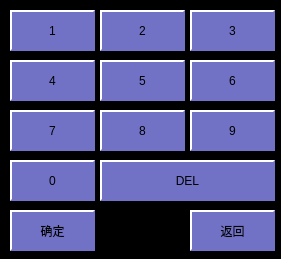
<?xml version="1.0" encoding="UTF-8"?>
<ui version="4.0">
 <class>KeyboardVerticality</class>
 <widget class="QWidget" name="KeyboardVerticality">
  <property name="geometry">
   <rect>
    <x>0</x>
    <y>0</y>
    <width>281</width>
    <height>259</height>
   </rect>
  </property>
  <property name="windowTitle">
   <string>Form</string>
  </property>
  <property name="styleSheet">
   <string notr="true">QLabel
{
	color: white;
	border: 2px groove, gray;
    border-color: gray;
	font: 18px, &quot;微软雅黑&quot;;
}

QWidget
{
	background-color: black;
}

QPushButton
{
	font: 18px, &quot;微软雅黑&quot;;
    color: black;
	background-color: rgb(113, 113, 198);
	border:2px solid white; 
    border-right-color: rgb(113, 113, 198); 
    border-bottom-color: rgb(113, 113, 198);
}

QPushButton:disabled
{
	font: 18px, &quot;微软雅黑&quot;;
    color: white;
	background-color: rgb(113, 113, 198);
	border:2px solid white; 
    border-right-color: rgb(113, 113, 198); 
    border-bottom-color: rgb(113, 113, 198);
}

QPushButton:pressed
{
	font: 18px, &quot;微软雅黑&quot;;
    color: white;
	background-color: rgb(0, 0, 255); 
	border:2px solid white; 
	border-left-color: qlineargradient(x1: 0, y1: 0, x2: 1, y2: 0, 
                        stop: 0 gray, stop: 1 black); 			border-top-color: qlineargradient(x1: 0, y1: 0, x2: 0, 										y2: 1, stop: 0 gray, stop: 1 black);
  border-right-color: white; border-bottom-color: white;
}</string>
  </property>
  <widget class="QPushButton" name="btn6">
   <property name="geometry">
    <rect>
     <x>190</x>
     <y>60</y>
     <width>85</width>
     <height>41</height>
    </rect>
   </property>
   <property name="styleSheet">
    <string notr="true"/>
   </property>
   <property name="text">
    <string>6</string>
   </property>
  </widget>
  <widget class="QPushButton" name="btn9">
   <property name="geometry">
    <rect>
     <x>190</x>
     <y>110</y>
     <width>85</width>
     <height>41</height>
    </rect>
   </property>
   <property name="styleSheet">
    <string notr="true"/>
   </property>
   <property name="text">
    <string>9</string>
   </property>
  </widget>
  <widget class="QPushButton" name="btn4">
   <property name="geometry">
    <rect>
     <x>10</x>
     <y>60</y>
     <width>85</width>
     <height>41</height>
    </rect>
   </property>
   <property name="styleSheet">
    <string notr="true"/>
   </property>
   <property name="text">
    <string>4</string>
   </property>
  </widget>
  <widget class="QPushButton" name="btn3">
   <property name="geometry">
    <rect>
     <x>190</x>
     <y>10</y>
     <width>85</width>
     <height>41</height>
    </rect>
   </property>
   <property name="styleSheet">
    <string notr="true"/>
   </property>
   <property name="text">
    <string>3</string>
   </property>
  </widget>
  <widget class="QPushButton" name="btnBack">
   <property name="geometry">
    <rect>
     <x>190</x>
     <y>210</y>
     <width>85</width>
     <height>41</height>
    </rect>
   </property>
   <property name="styleSheet">
    <string notr="true"/>
   </property>
   <property name="text">
    <string>返回</string>
   </property>
  </widget>
  <widget class="QPushButton" name="btn8">
   <property name="geometry">
    <rect>
     <x>100</x>
     <y>110</y>
     <width>85</width>
     <height>41</height>
    </rect>
   </property>
   <property name="styleSheet">
    <string notr="true"/>
   </property>
   <property name="text">
    <string>8</string>
   </property>
  </widget>
  <widget class="QPushButton" name="btnConfirm">
   <property name="geometry">
    <rect>
     <x>10</x>
     <y>210</y>
     <width>85</width>
     <height>41</height>
    </rect>
   </property>
   <property name="styleSheet">
    <string notr="true"/>
   </property>
   <property name="text">
    <string>确定</string>
   </property>
  </widget>
  <widget class="QPushButton" name="btnDel">
   <property name="geometry">
    <rect>
     <x>100</x>
     <y>160</y>
     <width>175</width>
     <height>41</height>
    </rect>
   </property>
   <property name="styleSheet">
    <string notr="true"/>
   </property>
   <property name="text">
    <string>DEL</string>
   </property>
  </widget>
  <widget class="QPushButton" name="btn2">
   <property name="geometry">
    <rect>
     <x>100</x>
     <y>10</y>
     <width>85</width>
     <height>41</height>
    </rect>
   </property>
   <property name="styleSheet">
    <string notr="true"/>
   </property>
   <property name="text">
    <string>2</string>
   </property>
  </widget>
  <widget class="QPushButton" name="btn1">
   <property name="geometry">
    <rect>
     <x>10</x>
     <y>10</y>
     <width>85</width>
     <height>41</height>
    </rect>
   </property>
   <property name="styleSheet">
    <string notr="true"/>
   </property>
   <property name="text">
    <string>1</string>
   </property>
  </widget>
  <widget class="QPushButton" name="btn7">
   <property name="geometry">
    <rect>
     <x>10</x>
     <y>110</y>
     <width>85</width>
     <height>41</height>
    </rect>
   </property>
   <property name="styleSheet">
    <string notr="true"/>
   </property>
   <property name="text">
    <string>7</string>
   </property>
  </widget>
  <widget class="QPushButton" name="btn5">
   <property name="geometry">
    <rect>
     <x>100</x>
     <y>60</y>
     <width>85</width>
     <height>41</height>
    </rect>
   </property>
   <property name="styleSheet">
    <string notr="true"/>
   </property>
   <property name="text">
    <string>5</string>
   </property>
  </widget>
  <widget class="QPushButton" name="btn0">
   <property name="geometry">
    <rect>
     <x>10</x>
     <y>160</y>
     <width>85</width>
     <height>41</height>
    </rect>
   </property>
   <property name="styleSheet">
    <string notr="true"/>
   </property>
   <property name="text">
    <string>0</string>
   </property>
  </widget>
 </widget>
 <resources/>
 <connections/>
</ui>
